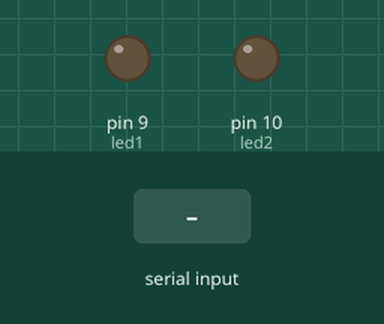
Simulated run of this sketch. Board: Arduino Uno, built with avr-gcc and run on an emulated ATmega328P. Parts: output pins drawn as LEDs (lit = HIGH). Inputs (shaded band) come from the test bench.

Above: at 1.2 s.
1.3 s: "a" received over Serial
At 2.5 s:
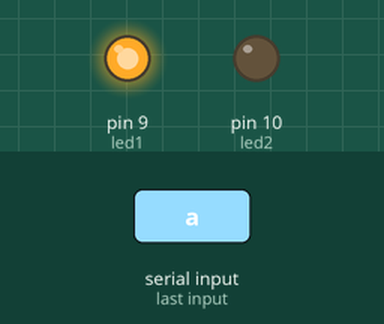
2.8 s: "b" received over Serial
At 3.8 s:
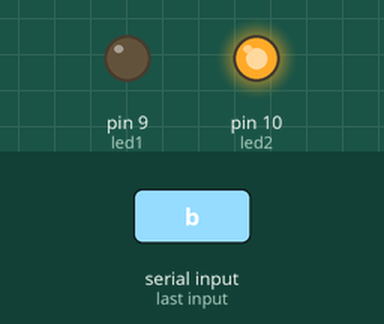
4.3 s: "1" received over Serial
At 4.9 s:
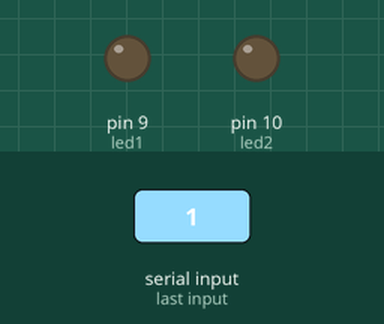
Timing chart, 0 to 7.3 s (numbered marks = the images above; inputs shaded):
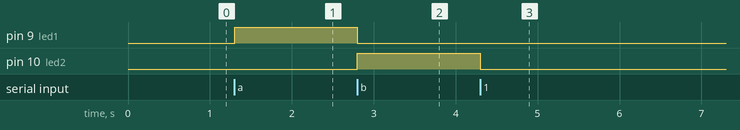

The sketch:

3.Serial.comm_serial.read_two_led.ino
```cpp
int led1= 9;
int led2 = 10;
char input;

void setup() {
  // put your setup code here, to run once:
  Serial.begin (9600);
  pinMode (led1, OUTPUT);
  pinMode(led2, OUTPUT);

}

void loop() {
  // put your main code here, to run repeatedly:
  if(Serial.available () > 0 )
  {
    input = Serial.read ();

    switch (input)
    {
      case 'a' :
      digitalWrite (led1, HIGH);
      digitalWrite (led2, LOW);
      break;

      case 'b' :
      digitalWrite (led1, LOW);
      digitalWrite (led2, HIGH);
      break;

      default:
      digitalWrite (led1 , LOW);
      digitalWrite (led2 , LOW);
    }
  }

}
```

Measured:
- after the input at 1.3 s, pin 9 (led1): LOW → HIGH at once
- after the input at 2.8 s, pin 9 (led1): HIGH → LOW at once; pin 10 (led2): LOW → HIGH at once
- after the input at 4.3 s, pin 10 (led2): HIGH → LOW at once
